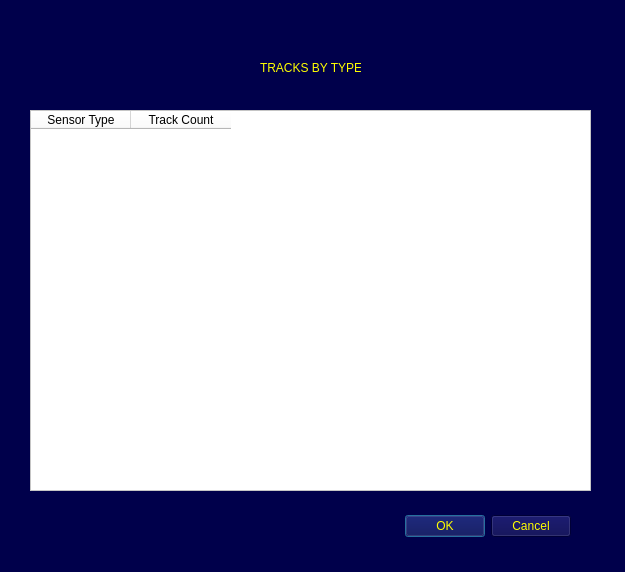
<?xml version="1.0" encoding="UTF-8"?>
<ui version="4.0">
 <class>Dialog</class>
 <widget class="QDialog" name="Dialog">
  <property name="geometry">
   <rect>
    <x>0</x>
    <y>0</y>
    <width>625</width>
    <height>572</height>
   </rect>
  </property>
  <property name="windowTitle">
   <string>Dialog</string>
  </property>
  <property name="styleSheet">
   <string notr="true">background-color: rgb(0, 0, 75);</string>
  </property>
  <widget class="QDialogButtonBox" name="buttonBox">
   <property name="geometry">
    <rect>
     <x>230</x>
     <y>510</y>
     <width>341</width>
     <height>32</height>
    </rect>
   </property>
   <property name="styleSheet">
    <string notr="true">color: rgb(255, 255, 0);</string>
   </property>
   <property name="orientation">
    <enum>Qt::Horizontal</enum>
   </property>
   <property name="standardButtons">
    <set>QDialogButtonBox::Cancel|QDialogButtonBox::Ok</set>
   </property>
  </widget>
  <widget class="QTableWidget" name="tableWidget">
   <property name="geometry">
    <rect>
     <x>30</x>
     <y>110</y>
     <width>561</width>
     <height>381</height>
    </rect>
   </property>
   <property name="styleSheet">
    <string notr="true">background-color: rgb(255, 255, 255);</string>
   </property>
   <column>
    <property name="text">
     <string>Sensor Type</string>
    </property>
   </column>
   <column>
    <property name="text">
     <string>Track Count</string>
    </property>
   </column>
  </widget>
  <widget class="QLabel" name="label">
   <property name="geometry">
    <rect>
     <x>260</x>
     <y>60</y>
     <width>101</width>
     <height>16</height>
    </rect>
   </property>
   <property name="styleSheet">
    <string notr="true">color: rgb(255, 255, 0);</string>
   </property>
   <property name="text">
    <string>TRACKS BY TYPE</string>
   </property>
  </widget>
 </widget>
 <resources/>
 <connections>
  <connection>
   <sender>buttonBox</sender>
   <signal>accepted()</signal>
   <receiver>Dialog</receiver>
   <slot>accept()</slot>
   <hints>
    <hint type="sourcelabel">
     <x>248</x>
     <y>254</y>
    </hint>
    <hint type="destinationlabel">
     <x>157</x>
     <y>274</y>
    </hint>
   </hints>
  </connection>
  <connection>
   <sender>buttonBox</sender>
   <signal>rejected()</signal>
   <receiver>Dialog</receiver>
   <slot>reject()</slot>
   <hints>
    <hint type="sourcelabel">
     <x>316</x>
     <y>260</y>
    </hint>
    <hint type="destinationlabel">
     <x>286</x>
     <y>274</y>
    </hint>
   </hints>
  </connection>
 </connections>
</ui>
